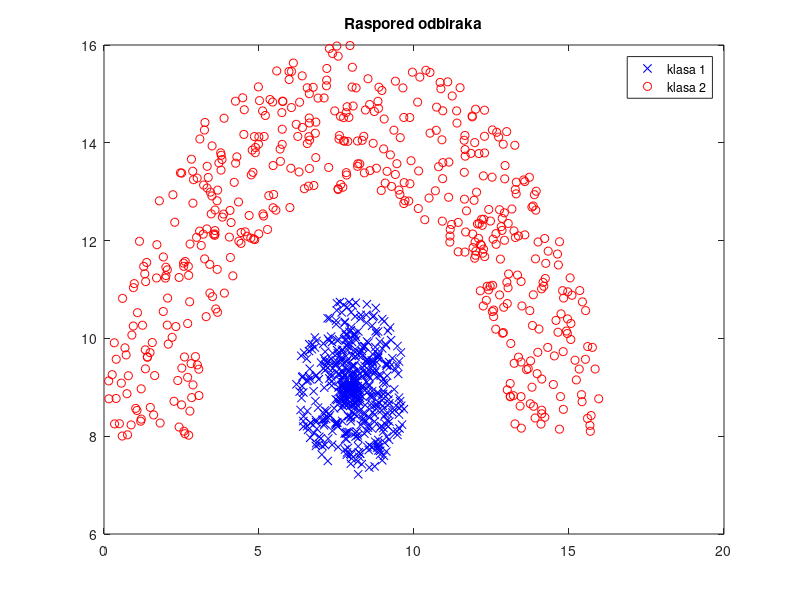
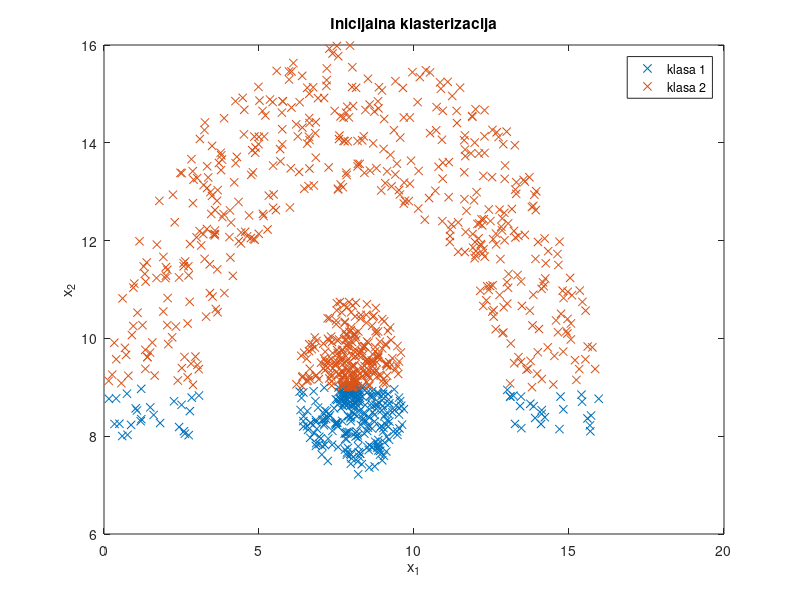

Here is the MATLAB script that generated these plots, in order: (Note: this script raises an error after producing the figures.)
clc 
clear all
close all
 
N = 500; % br odbiraka

% pp unif raspodelu u krugu 

% Klasa 1 (ispunjen polukrug)
Mx = [8;9]; % centar
% poluprecnik je 2
Rx = 1.8*rand(1,N); % vektor radijusa
alfax = 2*pi*rand(1,N); % vektor uglova
X1 = [Rx.*cos(alfax); Rx.*sin(alfax)] + Mx*ones(1,N); % Mx je 2x1 pa moramo da ponovimo N puta 
figure(1)
plot(X1(1,:),X1(2,:),'bx');
title('Raspored odbiraka')

% Klasa 2 (poluprsten)
My = [8;8]; % centar
R_u = 5; % unutrasnji poluprecnik
R_d = 3; % sirina prstena
Ry = R_u + R_d*rand(1,N); 
alfay = pi*rand(1,N); 
X2 = [Ry.*cos(alfay); Ry.*sin(alfay)] + My*ones(1,N); % Mx je 2x1 pa moramo da ponovimo N puta 
figure(1); hold on
plot(X2(1,:),X2(2,:),'ro');
legend('klasa 1', 'klasa 2')
X_odb = [X1 X2];

 %% Klasterizacija
 
 % broj klasa
L = 2;

% Ulaz
X = [X1 X2; ones(1,N), 2*ones(1,N)];

Npocetni = 1;
Ycurr_vector = ones(1,2*N);
Ycurr_vector(X(2,:)>9) = 2;

figure, 
for i = 1:L
    plot(X(1,Ycurr_vector(1,:)==i),X(2,Ycurr_vector(1,:)==i),'x'); hold on;
end
legend('klasa 1', 'klasa 2')
title('Inicijalna klasterizacija')
xlabel('x_1'); ylabel('x_2')
 


Yfinal = zeros(Npocetni,L*N);
P = zeros(1,Npocetni);
cnt = zeros(1,Npocetni)
for i = 1:Npocetni
    Ycurr = Ycurr_vector; %((i-1)*L*N+1:i*L*N);
    [Yfinal(i,:),~,P(i),cnt(i)] = normal_decomposition(X,Ycurr,L,N,10000); % ML_clustering(X,Ycurr,L,N,0);
end

P_avg = mean(P);
cnt_avg = mean(cnt);

figure, 
for i = 1:L
    plot(X(1,Yfinal(1,:)==i),X(2,Yfinal(1,:)==i),'x'); hold on;
end
legend('klasa 1', 'klasa 2')
title('Klasterizovani odbirci')
xlabel('x_1'); ylabel('x_2')
 
 
 
 